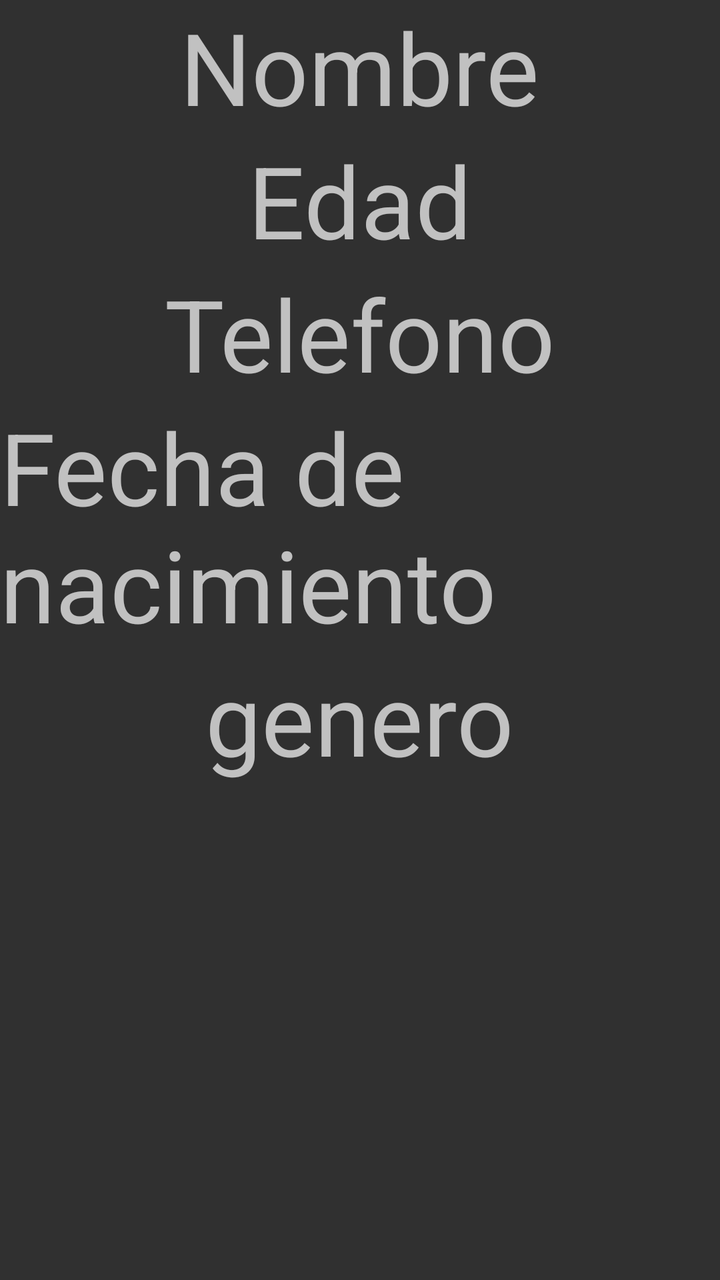
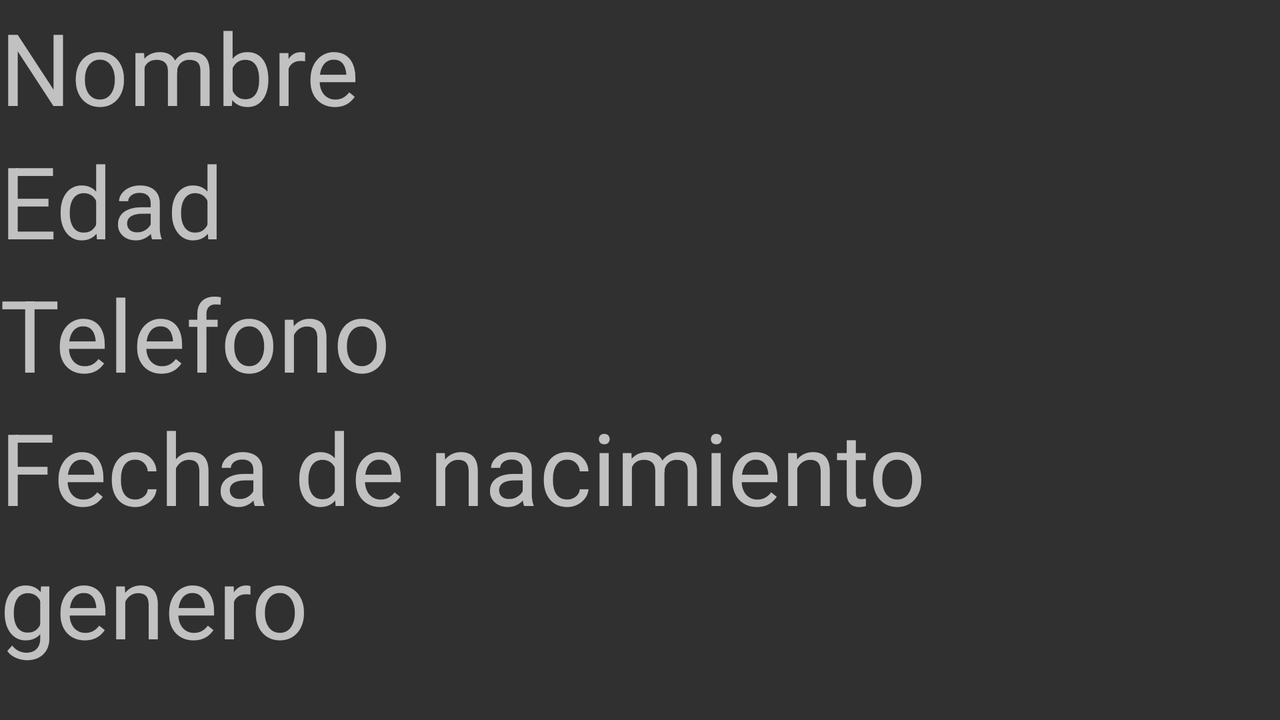

An Android layout and its configuration variant, each rendered on a device that would load it. The default file and the variant file are quoted in full after the pictures.
<!-- AndroidManifest.xml: application theme Theme.AppCompat.NoActionBar -->
<!-- res/layout/activity_login2.xml -->
<RelativeLayout
    xmlns:android="http://schemas.android.com/apk/res/android"
    android:layout_width="match_parent"
    android:layout_height="match_parent"
    android:background="@drawable/bgf"
    >
        <TextView
            android:id="@+id/nom"
            android:layout_width="wrap_content"
            android:layout_height="wrap_content"
            android:layout_centerHorizontal="true"
            android:hint="Nombre"
            android:textSize="50sp"
            />
        <TextView
            android:id="@+id/edad"
            android:layout_width="wrap_content"
            android:layout_height="wrap_content"
            android:layout_below="@+id/nom"
            android:layout_centerHorizontal="true"
            android:hint="Edad"
            android:textSize="50sp"
            />
        <TextView
            android:id="@+id/tel"
            android:layout_width="wrap_content"
            android:layout_height="wrap_content"
            android:layout_centerHorizontal="true"
            android:layout_below="@+id/edad"
            android:hint="Telefono"
            android:textSize="50sp"
            />
        <TextView
            android:id="@+id/nac"
            android:layout_width="wrap_content"
            android:layout_height="wrap_content"
            android:layout_below="@+id/tel"
            android:hint="Fecha de nacimiento"
            android:layout_centerHorizontal="true"
            android:textSize="50sp"
            />
        <TextView
            android:id="@+id/gen"
            android:layout_width="wrap_content"
            android:layout_height="wrap_content"
            android:layout_below="@+id/nac"
            android:layout_centerHorizontal="true"
            android:hint="genero"
            android:textSize="50sp"
            />



</RelativeLayout>
<!-- resources referenced by this layout -->
<resources>

</resources>
<!-- res/layout-land/activity_login2.xml (the repository's variant of the layout above) -->
<!-- drawn on the phone turned sideways -->
<RelativeLayout
    xmlns:android="http://schemas.android.com/apk/res/android"
    android:layout_width="match_parent"
    android:layout_height="match_parent"
    android:background="@drawable/bgf"
    >
    <ScrollView
        android:layout_width="match_parent"
        android:layout_height="match_parent">
        <LinearLayout
            android:layout_width="wrap_content"
            android:layout_height="wrap_content"
            android:orientation="vertical">
    <TextView
        android:id="@+id/nom"
        android:layout_width="wrap_content"
        android:layout_height="wrap_content"
        android:layout_centerHorizontal="true"
        android:hint="Nombre"
        android:textSize="50sp"
        />
    <TextView
        android:id="@+id/edad"
        android:layout_width="wrap_content"
        android:layout_height="wrap_content"
        android:layout_below="@+id/nom"
        android:layout_centerHorizontal="true"
        android:hint="Edad"
        android:textSize="50sp"
        />
    <TextView
        android:id="@+id/tel"
        android:layout_width="wrap_content"
        android:layout_height="wrap_content"
        android:layout_centerHorizontal="true"
        android:layout_below="@+id/edad"
        android:hint="Telefono"
        android:textSize="50sp"
        />
    <TextView
        android:id="@+id/nac"
        android:layout_width="wrap_content"
        android:layout_height="wrap_content"
        android:layout_below="@+id/tel"
        android:hint="Fecha de nacimiento"
        android:layout_centerHorizontal="true"
        android:textSize="50sp"
        />
    <TextView
        android:id="@+id/gen"
        android:layout_width="wrap_content"
        android:layout_height="wrap_content"
        android:layout_below="@+id/nac"
        android:layout_centerHorizontal="true"
        android:hint="genero"
        android:textSize="50sp"
        />
        </LinearLayout>
    </ScrollView>



</RelativeLayout>
